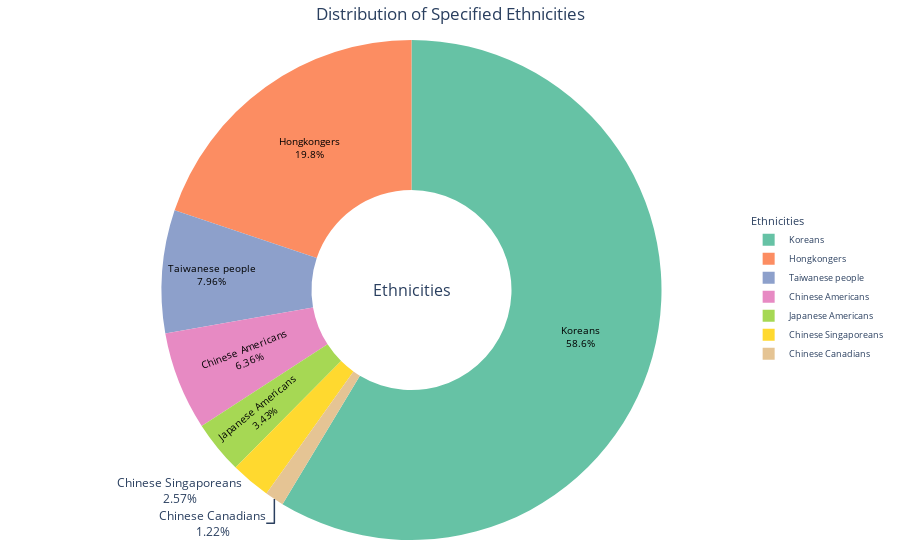

Source (notebook cell):
### Code cell
plot_interactive_ethnicity_donut(eastasia_data, 'actor_ethnicity_label', east_asian_ethnicities)

### Figure 1 — Plotly figure (JSON) as saved in the notebook; plotly's stock layout.template omitted (floating-point values rounded to 4 significant figures)
{"data": [{"hole": 0.4, "hoverinfo": "label+percent+value", "insidetextfont": {"color": "black", "size": 10}, "labels": ["Koreans", "Hongkongers", "Taiwanese people", "Chinese Americans", "Japanese Americans", "Chinese Singaporeans", "Chinese Canadians"], "marker": {"colors": ["#66c2a5", "#fc8d62", "#8da0cb", "#e78ac3", "#a6d854", "#ffd92f", "#e5c494"]}, "textinfo": "percent+label", "type": "pie", "values": [479, 162, 65, 52, 28, 21, 10]}], "layout": {"annotations": [{"font": {"size": 16}, "showarrow": false, "text": "Ethnicities", "x": 0.5, "y": 0.5}], "legend": {"font": {"size": 9}, "title": {"text": "Ethnicities"}, "x": 1.05, "y": 0.5}, "margin": {"b": 20, "l": 20, "r": 20, "t": 40}, "title": {"text": "Distribution of Specified Ethnicities", "x": 0.5}}}
